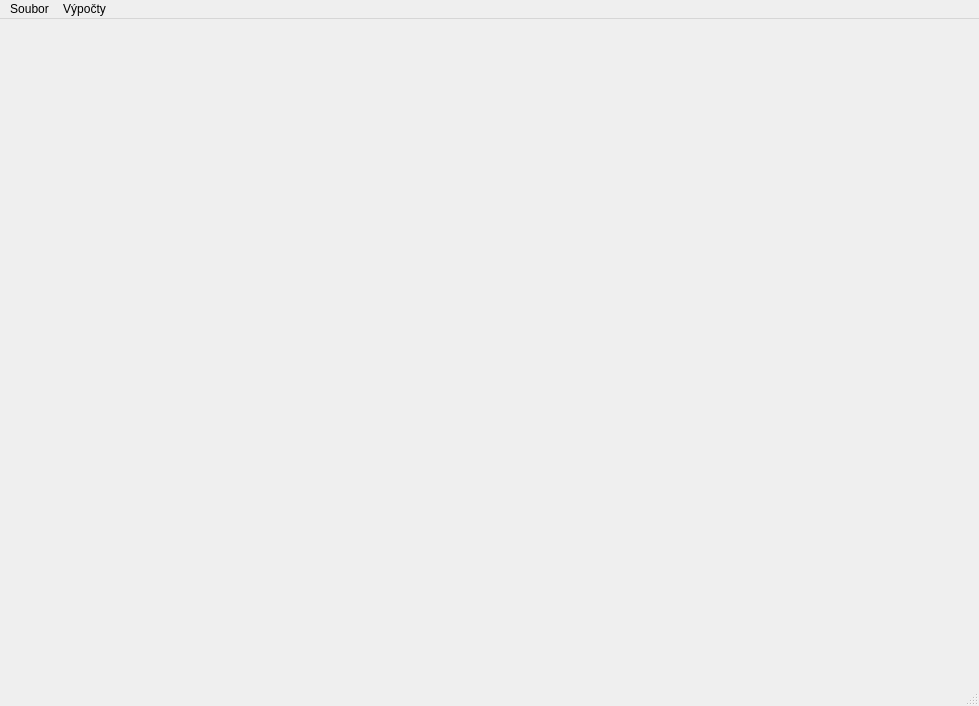
<?xml version="1.0" encoding="UTF-8"?>
<ui version="4.0">
 <class>MainWindow</class>
 <widget class="QMainWindow" name="MainWindow">
  <property name="geometry">
   <rect>
    <x>0</x>
    <y>0</y>
    <width>979</width>
    <height>706</height>
   </rect>
  </property>
  <property name="windowTitle">
   <string>MainWindow</string>
  </property>
  <widget class="QWidget" name="centralwidget"/>
  <widget class="QMenuBar" name="menubar">
   <property name="geometry">
    <rect>
     <x>0</x>
     <y>0</y>
     <width>979</width>
     <height>26</height>
    </rect>
   </property>
   <widget class="QMenu" name="menuSoubor">
    <property name="title">
     <string>Soubor</string>
    </property>
    <widget class="QMenu" name="menuImport">
     <property name="title">
      <string>Import</string>
     </property>
    </widget>
    <addaction name="menuImport"/>
   </widget>
   <widget class="QMenu" name="menuV_po_ty">
    <property name="title">
     <string>Výpočty</string>
    </property>
    <addaction name="rajon"/>
    <addaction name="smernikdelka"/>
   </widget>
   <addaction name="menuSoubor"/>
   <addaction name="menuV_po_ty"/>
  </widget>
  <widget class="QStatusBar" name="statusbar"/>
  <action name="importSDR">
   <property name="text">
    <string>Měření '.sdr'</string>
   </property>
  </action>
  <action name="importTXT">
   <property name="text">
    <string>Souřadnice '.txt'</string>
   </property>
  </action>
  <action name="rajon">
   <property name="text">
    <string>Rajón</string>
   </property>
  </action>
  <action name="smernikdelka">
   <property name="text">
    <string>Délka a směrník</string>
   </property>
  </action>
 </widget>
 <resources/>
 <connections/>
</ui>
